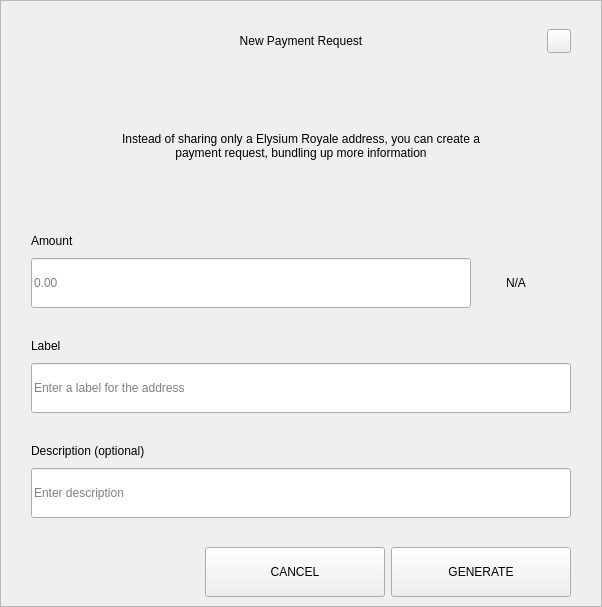
<?xml version="1.0" encoding="UTF-8"?>
<ui version="4.0">
 <class>RequestDialog</class>
 <widget class="QDialog" name="RequestDialog">
  <property name="geometry">
   <rect>
    <x>0</x>
    <y>0</y>
    <width>602</width>
    <height>607</height>
   </rect>
  </property>
  <property name="windowTitle">
   <string notr="true">N/A</string>
  </property>
  <layout class="QVBoxLayout" name="verticalLayout_5">
   <property name="spacing">
    <number>0</number>
   </property>
   <property name="leftMargin">
    <number>0</number>
   </property>
   <property name="topMargin">
    <number>0</number>
   </property>
   <property name="rightMargin">
    <number>0</number>
   </property>
   <property name="bottomMargin">
    <number>0</number>
   </property>
   <item>
    <widget class="QFrame" name="frame">
     <property name="styleSheet">
      <string notr="true"/>
     </property>
     <property name="frameShape">
      <enum>QFrame::StyledPanel</enum>
     </property>
     <property name="frameShadow">
      <enum>QFrame::Raised</enum>
     </property>
     <layout class="QVBoxLayout" name="verticalLayout_4" stretch="1,0,0">
      <property name="spacing">
       <number>0</number>
      </property>
      <property name="leftMargin">
       <number>30</number>
      </property>
      <property name="topMargin">
       <number>20</number>
      </property>
      <property name="rightMargin">
       <number>30</number>
      </property>
      <property name="bottomMargin">
       <number>0</number>
      </property>
      <item>
       <layout class="QHBoxLayout" name="horizontalLayout_3">
        <property name="spacing">
         <number>0</number>
        </property>
        <item>
         <spacer name="horizontalSpacer_21">
          <property name="orientation">
           <enum>Qt::Horizontal</enum>
          </property>
          <property name="sizeHint" stdset="0">
           <size>
            <width>40</width>
            <height>20</height>
           </size>
          </property>
         </spacer>
        </item>
        <item>
         <widget class="QLabel" name="labelTitle">
          <property name="minimumSize">
           <size>
            <width>0</width>
            <height>40</height>
           </size>
          </property>
          <property name="maximumSize">
           <size>
            <width>16777215</width>
            <height>40</height>
           </size>
          </property>
          <property name="styleSheet">
           <string notr="true">padding-left:24px;</string>
          </property>
          <property name="text">
           <string>New Payment Request</string>
          </property>
          <property name="alignment">
           <set>Qt::AlignCenter</set>
          </property>
          <property name="margin">
           <number>7</number>
          </property>
         </widget>
        </item>
        <item>
         <spacer name="horizontalSpacer">
          <property name="orientation">
           <enum>Qt::Horizontal</enum>
          </property>
          <property name="sizeHint" stdset="0">
           <size>
            <width>40</width>
            <height>20</height>
           </size>
          </property>
         </spacer>
        </item>
        <item>
         <widget class="QPushButton" name="btnEsc">
          <property name="minimumSize">
           <size>
            <width>24</width>
            <height>24</height>
           </size>
          </property>
          <property name="maximumSize">
           <size>
            <width>24</width>
            <height>24</height>
           </size>
          </property>
          <property name="focusPolicy">
           <enum>Qt::NoFocus</enum>
          </property>
          <property name="text">
           <string/>
          </property>
         </widget>
        </item>
       </layout>
      </item>
      <item>
       <widget class="QStackedWidget" name="stack">
        <property name="minimumSize">
         <size>
          <width>540</width>
          <height>0</height>
         </size>
        </property>
        <property name="maximumSize">
         <size>
          <width>540</width>
          <height>16777215</height>
         </size>
        </property>
        <property name="currentIndex">
         <number>0</number>
        </property>
        <widget class="QWidget" name="page_1">
         <property name="minimumSize">
          <size>
           <width>540</width>
           <height>0</height>
          </size>
         </property>
         <property name="maximumSize">
          <size>
           <width>540</width>
           <height>16777215</height>
          </size>
         </property>
         <layout class="QVBoxLayout" name="layout1">
          <property name="spacing">
           <number>0</number>
          </property>
          <property name="leftMargin">
           <number>0</number>
          </property>
          <property name="topMargin">
           <number>0</number>
          </property>
          <property name="rightMargin">
           <number>0</number>
          </property>
          <property name="bottomMargin">
           <number>0</number>
          </property>
          <item>
           <spacer name="verticalSpacer_21">
            <property name="orientation">
             <enum>Qt::Vertical</enum>
            </property>
            <property name="sizeType">
             <enum>QSizePolicy::Fixed</enum>
            </property>
            <property name="sizeHint" stdset="0">
             <size>
              <width>20</width>
              <height>30</height>
             </size>
            </property>
           </spacer>
          </item>
          <item alignment="Qt::AlignHCenter">
           <widget class="QLabel" name="labelMessage">
            <property name="minimumSize">
             <size>
              <width>400</width>
              <height>50</height>
             </size>
            </property>
            <property name="text">
             <string>Instead of sharing only a Elysium Royale address, you can create a payment request, bundling up more information</string>
            </property>
            <property name="alignment">
             <set>Qt::AlignCenter</set>
            </property>
            <property name="wordWrap">
             <bool>true</bool>
            </property>
           </widget>
          </item>
          <item alignment="Qt::AlignBottom">
           <widget class="QWidget" name="containerAmount" native="true">
            <layout class="QVBoxLayout" name="verticalLayout">
             <property name="spacing">
              <number>9</number>
             </property>
             <property name="leftMargin">
              <number>0</number>
             </property>
             <property name="topMargin">
              <number>0</number>
             </property>
             <property name="rightMargin">
              <number>0</number>
             </property>
             <property name="bottomMargin">
              <number>0</number>
             </property>
             <item>
              <widget class="QLabel" name="labelSubtitleAmount">
               <property name="minimumSize">
                <size>
                 <width>350</width>
                 <height>16</height>
                </size>
               </property>
               <property name="maximumSize">
                <size>
                 <width>16777215</width>
                 <height>16</height>
                </size>
               </property>
               <property name="text">
                <string>Amount</string>
               </property>
              </widget>
             </item>
             <item alignment="Qt::AlignTop">
              <widget class="QWidget" name="layoutAmount" native="true">
               <layout class="QHBoxLayout" name="horizontalLayout" stretch="2,0">
                <property name="spacing">
                 <number>0</number>
                </property>
                <property name="leftMargin">
                 <number>0</number>
                </property>
                <property name="topMargin">
                 <number>0</number>
                </property>
                <property name="rightMargin">
                 <number>0</number>
                </property>
                <property name="bottomMargin">
                 <number>0</number>
                </property>
                <item>
                 <widget class="QLineEdit" name="lineEditAmount">
                  <property name="minimumSize">
                   <size>
                    <width>0</width>
                    <height>50</height>
                   </size>
                  </property>
                  <property name="maximumSize">
                   <size>
                    <width>16777215</width>
                    <height>50</height>
                   </size>
                  </property>
                  <property name="placeholderText">
                   <string notr="true">0.00</string>
                  </property>
                 </widget>
                </item>
                <item>
                 <widget class="QWidget" name="comboContainer" native="true">
                  <property name="minimumSize">
                   <size>
                    <width>100</width>
                    <height>50</height>
                   </size>
                  </property>
                  <property name="maximumSize">
                   <size>
                    <width>16777215</width>
                    <height>50</height>
                   </size>
                  </property>
                  <layout class="QHBoxLayout" name="horizontalLayout_31">
                   <property name="spacing">
                    <number>0</number>
                   </property>
                   <property name="leftMargin">
                    <number>0</number>
                   </property>
                   <property name="topMargin">
                    <number>0</number>
                   </property>
                   <property name="rightMargin">
                    <number>10</number>
                   </property>
                   <property name="bottomMargin">
                    <number>0</number>
                   </property>
                   <item>
                    <widget class="QLabel" name="comboBoxCoin">
                     <property name="text">
                      <string notr="true">N/A</string>
                     </property>
                     <property name="alignment">
                      <set>Qt::AlignCenter</set>
                     </property>
                    </widget>
                   </item>
                  </layout>
                 </widget>
                </item>
               </layout>
              </widget>
             </item>
            </layout>
           </widget>
          </item>
          <item>
           <spacer name="verticalSpacer_31">
            <property name="orientation">
             <enum>Qt::Vertical</enum>
            </property>
            <property name="sizeType">
             <enum>QSizePolicy::Fixed</enum>
            </property>
            <property name="sizeHint" stdset="0">
             <size>
              <width>20</width>
              <height>30</height>
             </size>
            </property>
           </spacer>
          </item>
          <item>
           <layout class="QVBoxLayout" name="verticalLayoutLabel">
            <property name="spacing">
             <number>9</number>
            </property>
            <item>
             <widget class="QLabel" name="labelSubtitleLabel">
              <property name="minimumSize">
               <size>
                <width>0</width>
                <height>16</height>
               </size>
              </property>
              <property name="maximumSize">
               <size>
                <width>16777215</width>
                <height>16</height>
               </size>
              </property>
              <property name="text">
               <string>Label</string>
              </property>
             </widget>
            </item>
            <item>
             <widget class="QLineEdit" name="lineEditLabel">
              <property name="minimumSize">
               <size>
                <width>0</width>
                <height>50</height>
               </size>
              </property>
              <property name="maximumSize">
               <size>
                <width>16777215</width>
                <height>50</height>
               </size>
              </property>
              <property name="placeholderText">
               <string>Enter a label for the address</string>
              </property>
             </widget>
            </item>
           </layout>
          </item>
          <item>
           <spacer name="verticalSpacer_34">
            <property name="orientation">
             <enum>Qt::Vertical</enum>
            </property>
            <property name="sizeType">
             <enum>QSizePolicy::Fixed</enum>
            </property>
            <property name="sizeHint" stdset="0">
             <size>
              <width>20</width>
              <height>30</height>
             </size>
            </property>
           </spacer>
          </item>
          <item>
           <layout class="QVBoxLayout" name="verticalLayoutDescription">
            <property name="spacing">
             <number>9</number>
            </property>
            <item>
             <widget class="QLabel" name="labelSubtitleDescription">
              <property name="minimumSize">
               <size>
                <width>0</width>
                <height>16</height>
               </size>
              </property>
              <property name="maximumSize">
               <size>
                <width>16777215</width>
                <height>16</height>
               </size>
              </property>
              <property name="text">
               <string>Description (optional)</string>
              </property>
             </widget>
            </item>
            <item>
             <widget class="QLineEdit" name="lineEditDescription">
              <property name="minimumSize">
               <size>
                <width>0</width>
                <height>50</height>
               </size>
              </property>
              <property name="maximumSize">
               <size>
                <width>16777215</width>
                <height>50</height>
               </size>
              </property>
              <property name="placeholderText">
               <string>Enter description</string>
              </property>
             </widget>
            </item>
            <item>
             <spacer name="verticalSpacer_4">
              <property name="orientation">
               <enum>Qt::Vertical</enum>
              </property>
              <property name="sizeType">
               <enum>QSizePolicy::Fixed</enum>
              </property>
              <property name="sizeHint" stdset="0">
               <size>
                <width>20</width>
                <height>20</height>
               </size>
              </property>
             </spacer>
            </item>
           </layout>
          </item>
         </layout>
        </widget>
        <widget class="QWidget" name="page_2">
         <layout class="QVBoxLayout" name="layout2">
          <item>
           <spacer name="verticalSpacer_5">
            <property name="orientation">
             <enum>Qt::Vertical</enum>
            </property>
            <property name="sizeType">
             <enum>QSizePolicy::Fixed</enum>
            </property>
            <property name="sizeHint" stdset="0">
             <size>
              <width>20</width>
              <height>50</height>
             </size>
            </property>
           </spacer>
          </item>
          <item alignment="Qt::AlignHCenter">
           <widget class="QLabel" name="labelQrImg">
            <property name="minimumSize">
             <size>
              <width>260</width>
              <height>260</height>
             </size>
            </property>
            <property name="maximumSize">
             <size>
              <width>260</width>
              <height>260</height>
             </size>
            </property>
            <property name="text">
             <string/>
            </property>
            <property name="alignment">
             <set>Qt::AlignCenter</set>
            </property>
           </widget>
          </item>
          <item>
           <spacer name="verticalSpacer_2">
            <property name="orientation">
             <enum>Qt::Vertical</enum>
            </property>
            <property name="sizeType">
             <enum>QSizePolicy::Fixed</enum>
            </property>
            <property name="sizeHint" stdset="0">
             <size>
              <width>20</width>
              <height>30</height>
             </size>
            </property>
           </spacer>
          </item>
          <item alignment="Qt::AlignHCenter">
           <widget class="QLabel" name="labelAddress">
            <property name="text">
             <string notr="true">N/A </string>
            </property>
           </widget>
          </item>
          <item>
           <spacer name="verticalSpacer_32">
            <property name="orientation">
             <enum>Qt::Vertical</enum>
            </property>
            <property name="sizeType">
             <enum>QSizePolicy::Expanding</enum>
            </property>
            <property name="sizeHint" stdset="0">
             <size>
              <width>20</width>
              <height>20</height>
             </size>
            </property>
           </spacer>
          </item>
          <item>
           <layout class="QHBoxLayout" name="horizontal">
            <property name="leftMargin">
             <number>20</number>
            </property>
            <property name="rightMargin">
             <number>20</number>
            </property>
            <property name="bottomMargin">
             <number>20</number>
            </property>
            <item>
             <spacer name="horizontalSpacer_4">
              <property name="orientation">
               <enum>Qt::Horizontal</enum>
              </property>
              <property name="sizeHint" stdset="0">
               <size>
                <width>40</width>
                <height>20</height>
               </size>
              </property>
             </spacer>
            </item>
            <item>
             <widget class="QPushButton" name="btnCopyAddress">
              <property name="minimumSize">
               <size>
                <width>180</width>
                <height>50</height>
               </size>
              </property>
              <property name="text">
               <string>COPY ADDRESS</string>
              </property>
             </widget>
            </item>
            <item>
             <widget class="QPushButton" name="btnCopyUrl">
              <property name="minimumSize">
               <size>
                <width>180</width>
                <height>50</height>
               </size>
              </property>
              <property name="text">
               <string>COPY URL</string>
              </property>
             </widget>
            </item>
            <item>
             <spacer name="horizontalSpacer_2">
              <property name="orientation">
               <enum>Qt::Horizontal</enum>
              </property>
              <property name="sizeHint" stdset="0">
               <size>
                <width>40</width>
                <height>20</height>
               </size>
              </property>
             </spacer>
            </item>
           </layout>
          </item>
         </layout>
        </widget>
       </widget>
      </item>
      <item>
       <widget class="QWidget" name="buttonsStack" native="true">
        <layout class="QHBoxLayout" name="horizontalLayout_5">
         <property name="leftMargin">
          <number>20</number>
         </property>
         <property name="rightMargin">
          <number>0</number>
         </property>
         <item>
          <spacer name="horizontalSpacer_41">
           <property name="orientation">
            <enum>Qt::Horizontal</enum>
           </property>
           <property name="sizeHint" stdset="0">
            <size>
             <width>40</width>
             <height>20</height>
            </size>
           </property>
          </spacer>
         </item>
         <item>
          <widget class="QPushButton" name="btnCancel">
           <property name="minimumSize">
            <size>
             <width>180</width>
             <height>50</height>
            </size>
           </property>
           <property name="focusPolicy">
            <enum>Qt::NoFocus</enum>
           </property>
           <property name="text">
            <string>CANCEL</string>
           </property>
          </widget>
         </item>
         <item>
          <widget class="QPushButton" name="btnSave">
           <property name="minimumSize">
            <size>
             <width>180</width>
             <height>50</height>
            </size>
           </property>
           <property name="focusPolicy">
            <enum>Qt::NoFocus</enum>
           </property>
           <property name="text">
            <string>GENERATE</string>
           </property>
          </widget>
         </item>
        </layout>
       </widget>
      </item>
     </layout>
    </widget>
   </item>
  </layout>
 </widget>
 <resources/>
 <connections/>
</ui>
